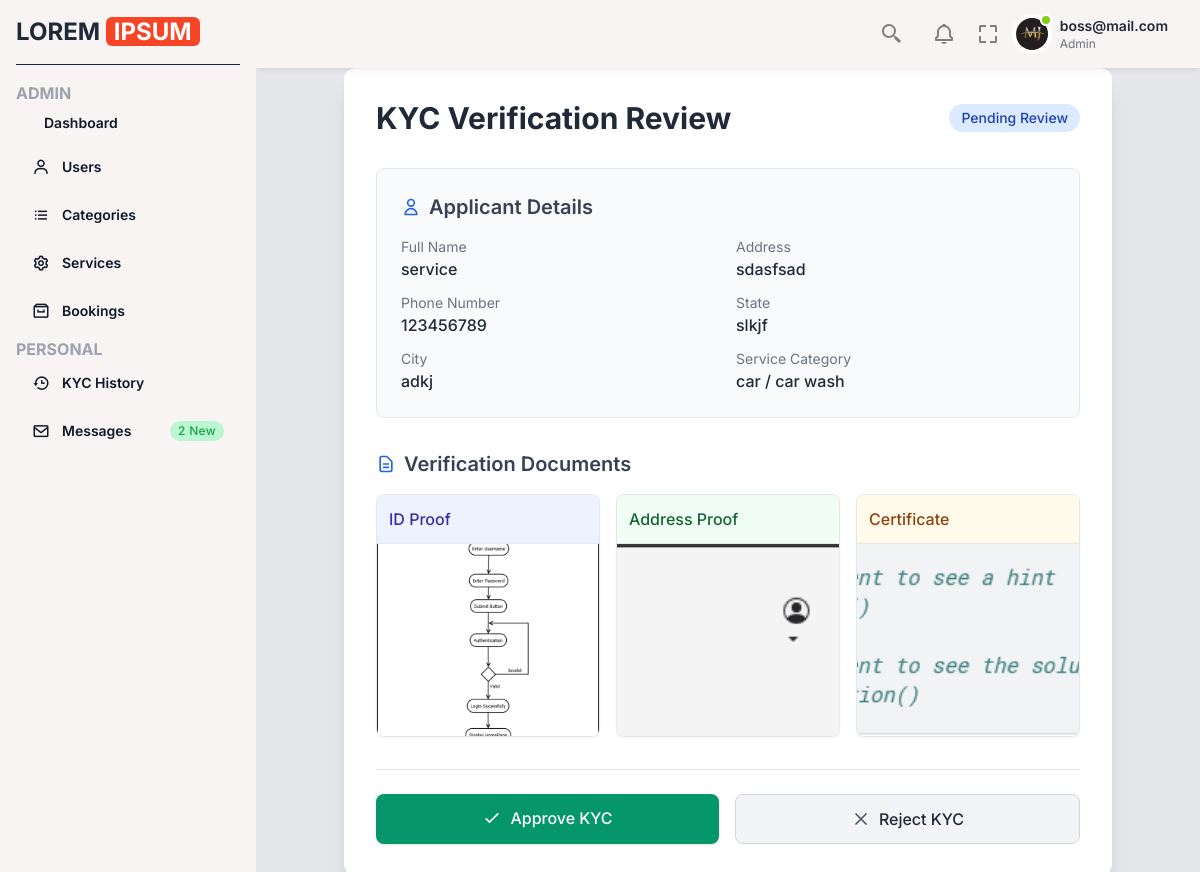
The page /dashboard/notifications/review/7/ (signed in) on the database its author committed.
### dashboard/models.py (models this page shows, shortened)
class custom_user(AbstractUser):
    ROLE_CHOICES = (
        ('admin', 'Admin'),
        ('client', 'Client'),
        ('service_provider', 'Service Provider'),
    )
    role = models.CharField(max_length=20, choices=ROLE_CHOICES, default='client')
    profile_image = models.ImageField(upload_to='profile_pics/', blank=True, null=True)
    name = models.CharField(max_length=255, blank=True, null=True)

class Category(models.Model):
    name = models.CharField(max_length = 100)
    image = models.ImageField(upload_to = 'media/category')
    create_at = models.DateTimeField(auto_now_add = True)
    update_at = models.DateTimeField(auto_now = True)

class subcatagory(models.Model):
    category = models.ForeignKey(Category, on_delete = models.CASCADE)
    name = models.CharField(max_length = 100)
    image = models.ImageField(upload_to = 'media/subcategory')
    create_at = models.DateTimeField(auto_now_add = True)
    update_at = models.DateTimeField(auto_now = True)

### service_provider/models.py (models this page shows, shortened)
class ServiceProvider(models.Model):
    user = models.OneToOneField(settings.AUTH_USER_MODEL, on_delete=models.CASCADE)
    name = models.CharField(max_length=255, blank=True, null=True)
    phone_number = models.CharField(max_length=15, blank=True, null=True)
    address = models.TextField(blank=True, null=True)
    city = models.CharField(max_length=100, blank=True, null=True)
    state = models.CharField(max_length=100, blank=True, null=True)
    cat = models.ForeignKey('dashboard.Category', on_delete=models.SET_NULL, null=True, blank=True)
    subcat = models.ForeignKey('dashboard.subcatagory', on_delete=models.SET_NULL, null=True, blank=True)
    id_proof = models.FileField(upload_to='kyc/id_proofs/', blank=True, null=True)
    address_proof = models.FileField(upload_to='kyc/address_proofs/', blank=True, null=True)
    certificate = models.FileField(upload_to='kyc/certificates/', blank=True, null=True)
    is_verified = models.BooleanField(default=False)
    submitted_at = models.DateTimeField(auto_now_add=True)
    approved_at = models.DateTimeField(blank=True, null=True)
    class Meta:
        verbose_name = 'Service Provider'
        verbose_name_plural = 'Service Providers'

### dashboard/views.py (the view)
# urls.py: path('notifications/review/<int:provider_id>/', review_kyc, name='review_kyc'),
@user_passes_test(is_admin)
def review_kyc(request, provider_id):
    service_provider = get_object_or_404(ServiceProvider, id=provider_id)
    return render(request, 'dashboard/review_kyc.html', {'service_provider': service_provider})

### clone/context_processors.py (called while the page is built)
def cart_item_count(request):
    if request.user.is_authenticated:
        cart_count = Cart.objects.filter(user=request.user).count()
    else:
        cart_count = 0  # If not logged in, show zero
    return {"cart_item_count": cart_count}

### dashboard/views.py (called while the page is built)
def is_admin(user):
    return user.is_authenticated and user.role == 'admin'

### dashboard/templates/dashboard/review_kyc.html (shortened to what this page needs)
{% extends "comman.html" %}
{% block main %}
<div class="max-w-3xl mx-auto p-6 md:p-8 bg-white shadow-xl rounded-xl">
  <div class="flex flex-col md:flex-row justify-between items-start md:items-center mb-8">
    <h1 class="text-2xl md:text-3xl font-bold text-gray-800">KYC Verification Review</h1>
    <span class="mt-2 md:mt-0 px-3 py-1 text-sm font-medium rounded-full bg-blue-100 text-blue-800">Pending Review</span>
  </div>
  <div class="bg-gray-50 rounded-lg p-6 mb-8 border border-gray-200">
    <h2 class="text-xl font-semibold text-gray-700 mb-4 flex items-center">
      <svg class="w-5 h-5 mr-2 text-blue-600" fill="none" stroke="currentColor" viewBox="0 0 24 24" xmlns="http://www.w3.org/2000/svg">
        <path stroke-linecap="round" stroke-linejoin="round" stroke-width="2" d="M16 7a4 4 0 11-8 0 4 4 0 018 0zM12 14a7 7 0 00-7 7h14a7 7 0 00-7-7z"></path>
      </svg>
      Applicant Details
    </h2>
    <div class="grid grid-cols-1 md:grid-cols-2 gap-4">
      <div class="space-y-3">
        <div class="flex flex-col">
          <span class="text-sm text-gray-500">Full Name</span>
          <span class="font-medium text-gray-800">{{ service_provider.user.name }}</span>
        </div>
        <div class="flex flex-col">
          <span class="text-sm text-gray-500">Phone Number</span>
          <span class="font-medium text-gray-800">{{ service_provider.phone_number }}</span>
        </div>
        <div class="flex flex-col">
          <span class="text-sm text-gray-500">City</span>
          <span class="font-medium text-gray-800">{{ service_provider.city }}</span>
        </div>
      </div>
      <div class="space-y-3">
        <div class="flex flex-col">
          <span class="text-sm text-gray-500">Address</span>
          <span class="font-medium text-gray-800">{{ service_provider.address }}</span>
        </div>
        <div class="flex flex-col">
          <span class="text-sm text-gray-500">State</span>
          <span class="font-medium text-gray-800">{{ service_provider.state }}</span>
        </div>
        <div class="flex flex-col">
          <span class="text-sm text-gray-500">Service Category</span>
          <span class="font-medium text-gray-800">{{ service_provider.cat.name }} / {{ service_provider.subcat.name }}</span>
        </div>
      </div>
    </div>
  </div>
  <div class="mb-8">
    <h2 class="text-xl font-semibold text-gray-700 mb-4 flex items-center">
      Verification Documents
    </h2>
    <div class="grid grid-cols-1 sm:grid-cols-2 lg:grid-cols-3 gap-4">
      <div class="bg-white border border-gray-200 rounded-lg overflow-hidden shadow-sm hover:shadow-md transition-shadow">
        <div class="p-3 bg-indigo-50 border-b">
          <h3 class="font-medium text-indigo-800">ID Proof</h3>
        </div>
        <div class="relative">
        </div>
      </div>
      <div class="bg-white border border-gray-200 rounded-lg overflow-hidden shadow-sm hover:shadow-md transition-shadow">
        <div class="p-3 bg-green-50 border-b">
          <h3 class="font-medium text-green-800">Address Proof</h3>
        </div>
        <div class="relative">
        </div>
      </div>
      {% if service_provider.certificate %}
      <div class="bg-white border border-gray-200 rounded-lg overflow-hidden shadow-sm hover:shadow-md transition-shadow">
        <div class="p-3 bg-amber-50 border-b">
          <h3 class="font-medium text-amber-800">Certificate</h3>
        </div>
        <div class="relative">
        </div>
      </div>
      {% endif %}
    </div>
  </div>
  <div class="border-t pt-6 mt-4">
    <div class="flex flex-col sm:flex-row justify-center gap-4">
      <a href="{% url 'approve_kyc' service_provider.id %}" class="order-2 sm:order-1 flex-1 px-6 py-3 bg-emerald-600 text-white text-center font-medium rounded-lg shadow hover:bg-emerald-700 transition-colors focus:outline-none focus:ring-2 focus:ring-emerald-500 focus:ring-offset-2">
        <div class="flex items-center justify-center">
          <svg class="w-5 h-5 mr-2" fill="none" stroke="currentColor" viewBox="0 0 24 24" xmlns="http://www.w3.org/2000/svg">
            <path stroke-linecap="round" stroke-linejoin="round" stroke-width="2" d="M5 13l4 4L19 7"></path>
          </svg>
          Approve KYC
        </div>
      </a>
      <button onclick="openRejectModal()" class="order-1 sm:order-2 flex-1 px-6 py-3 bg-gray-100 text-gray-800 text-center font-medium rounded-lg border border-gray-300 hover:bg-gray-200 transition-colors focus:outline-none focus:ring-2 focus:ring-gray-400 focus:ring-offset-2">
        <div class="flex items-center justify-center">
          <svg class="w-5 h-5 mr-2 text-gray-600" fill="none" stroke="currentColor" viewBox="0 0 24 24" xmlns="http://www.w3.org/2000/svg">
            <path stroke-linecap="round" stroke-linejoin="round" stroke-width="2" d="M6 18L18 6M6 6l12 12"></path>
          </svg>
          Reject KYC
        </div>
      </button>
    </div>
  </div>
</div>
{% endblock %}

### templates/comman.html (shortened to what this page needs)
<!DOCTYPE html>
<html lang="en">
<head>
    <link href="https://fonts.bunny.net/css?family=figtree:400,500,600&display=swap" rel="stylesheet" />
    <link href='https://unpkg.com/boxicons@2.1.4/css/boxicons.min.css' rel='stylesheet'>
    <link href="https://cdn.jsdelivr.net/npm/remixicon@3.5.0/fonts/remixicon.css" rel="stylesheet">
    <script src="https://cdn.tailwindcss.com"></script>
</head>
<body class="text-gray-800 font-inter">
    <div class="fixed left-0 top-0 w-64 h-full bg-[#f8f4f3] p-4 z-50 sidebar-menu transition-transform">
        <a href="#" class="flex items-center pb-4 border-b border-b-gray-800">
            <h2 class="font-bold text-2xl">LOREM <span class="bg-[#f84525] text-white px-2 rounded-md">IPSUM</span></h2>
        </a>
        <ul class="mt-4">
            <span class="text-gray-400 font-bold">ADMIN</span>
            <li class="mb-1 group">
                <a href="{% url 'dashboard' %}" class="flex font-semibold items-center py-2 px-4 text-gray-900 hover:bg-gray-950 hover:text-gray-100 rounded-md group-[.active]:bg-gray-800 group-[.active]:text-white group-[.selected]:bg-gray-950 group-[.selected]:text-gray-100">
                    <span class="text-sm">Dashboard</span>
                </a>
            </li>
            <li class="mb-1 group">
                <a href="" class="flex font-semibold items-center py-2 px-4 text-gray-900 hover:bg-gray-950 hover:text-gray-100 rounded-md group-[.active]:bg-gray-800 group-[.active]:text-white group-[.selected]:bg-gray-950 group-[.selected]:text-gray-100 sidebar-dropdown-toggle">
                    <i class='bx bx-user mr-3 text-lg'></i>
                    <span class="text-sm">Users</span>
                </a>
            </li>
            <li class="mb-1 group">
                <a href="{% url 'category' %}" class="flex font-semibold items-center py-2 px-4 text-gray-900 hover:bg-gray-950 hover:text-gray-100 rounded-md group-[.active]:bg-gray-800 group-[.active]:text-white group-[.selected]:bg-gray-950 group-[.selected]:text-gray-100">
                    <i class='bx bx-list-ul mr-3 text-lg'></i>
                    <span class="text-sm">Categories</span>
                </a>
            </li>
            <li class="mb-1 group">
              <a href="{% url 'view_service' %}" class="flex font-semibold items-center py-2 px-4 text-gray-900 hover:bg-gray-950 hover:text-gray-100 rounded-md group-[.active]:bg-gray-800 group-[.active]:text-white group-[.selected]:bg-gray-950 group-[.selected]:text-gray-100">
                  <i class='bx bx-cog mr-3 text-lg'></i>
                  <span class="text-sm">Services</span>
              </a>
          </li>
            <li class="mb-1 group">
                <a href="{% url 'service_request' %}" class="flex font-semibold items-center py-2 px-4 text-gray-900 hover:bg-gray-950 hover:text-gray-100 rounded-md group-[.active]:bg-gray-800 group-[.active]:text-white group-[.selected]:bg-gray-950 group-[.selected]:text-gray-100">
                    <i class='bx bx-archive mr-3 text-lg'></i>
                    <span class="text-sm">Bookings</span>
                </a>
            </li>
            <span class="text-gray-400 font-bold">PERSONAL</span>
            <li class="mb-1 group">
                <a href="{% url 'kyc_history' %}" class="flex font-semibold items-center py-2 px-4 text-gray-900 hover:bg-gray-950 hover:text-gray-100 rounded-md group-[.active]:bg-gray-800 group-[.active]:text-white group-[.selected]:bg-gray-950 group-[.selected]:text-gray-100">
                  <i class="bx bx-history mr-3 text-lg"></i>
                    <span class="text-sm">KYC History</span>
                  </a>
            </li>
            <li class="mb-1 group">
                <a href="{% url 'admin_notifications' %}" class="flex font-semibold items-center py-2 px-4 text-gray-900 hover:bg-gray-950 hover:text-gray-100 rounded-md group-[.active]:bg-gray-800 group-[.active]:text-white group-[.selected]:bg-gray-950 group-[.selected]:text-gray-100">
                    <i class='bx bx-envelope mr-3 text-lg' ></i>
                    <span class="text-sm">Messages</span>
                    <span class=" md:block px-2 py-0.5 ml-auto text-xs font-medium tracking-wide text-green-600 bg-green-200 rounded-full">2 New</span>
                </a>
            </li>
        </ul>
    </div>
    <main class="w-full md:w-[calc(100%-256px)] md:ml-64 bg-gray-200 min-h-screen transition-all main">
        <div class="py-2 px-6 bg-[#f8f4f3] flex items-center shadow-md shadow-black/5 sticky top-0 left-0 z-30">
            <ul class="ml-auto flex items-center">
                <li class="mr-1 dropdown">
                    <button type="button" class="dropdown-toggle text-gray-400 mr-4 w-8 h-8 rounded flex items-center justify-center  hover:text-gray-600">
                    </button>
                </li>
                <li class="dropdown">
                    <button type="button" class="dropdown-toggle text-gray-400 mr-4 w-8 h-8 rounded flex items-center justify-center  hover:text-gray-600">
                    </button>
                </li>
                <button id="fullscreen-button">
                    <svg xmlns="http://www.w3.org/2000/svg" width="24" height="24" class="hover:bg-gray-100 rounded-full" viewBox="0 0 24 24" style="fill: gray;transform: ;msFilter:;"><path d="M5 5h5V3H3v7h2zm5 14H5v-5H3v7h7zm11-5h-2v5h-5v2h7zm-2-4h2V3h-7v2h5z"></path></svg>
                </button>
                <li class="dropdown ml-3">
                  <button type="button" class="dropdown-toggle flex items-center">
                      <div class="flex-shrink-0 w-10 h-10 relative">
                          <div class="p-1 bg-white rounded-full focus:outline-none focus:ring">
                              <img class="w-8 h-8 rounded-full"
                                   src="{% if user.profile_image %}{{ user.profile_image.url }}{% else %}https://via.placeholder.com/40{% endif %}"
                                   alt="User Profile" />
                              <div class="top-0 left-7 absolute w-3 h-3 bg-lime-500 border-2 border-white rounded-full"></div>
                          </div>
                      </div>
                      <div class="p-2 md:block text-left">
                          <h2 class="text-sm font-semibold text-gray-800">{{ user.get_full_name|default:user.email }}</h2>
                          <p class="text-xs text-gray-500">{{ user.role|title }}</p>
                      </div>
                  </button>
              </li>
            </ul>
        </div>
        {% block main %}
        {% endblock %}
    </main>
</body>
</html>

### dashboard/templates/dashboard/review_kyc.html (style rules this page uses)
.hover\:shadow-md { transition: all 0.2s ease-in-out; }

### rows shown on the page
custom_user: profile_image (picture), get_full_name "boss@mail.com", role "Admin"
ServiceProvider: user.name "service", phone_number "123456789", city "adkj", address "sdasfsad", state "slkjf", cat.name "car", subcat.name "car wash"
